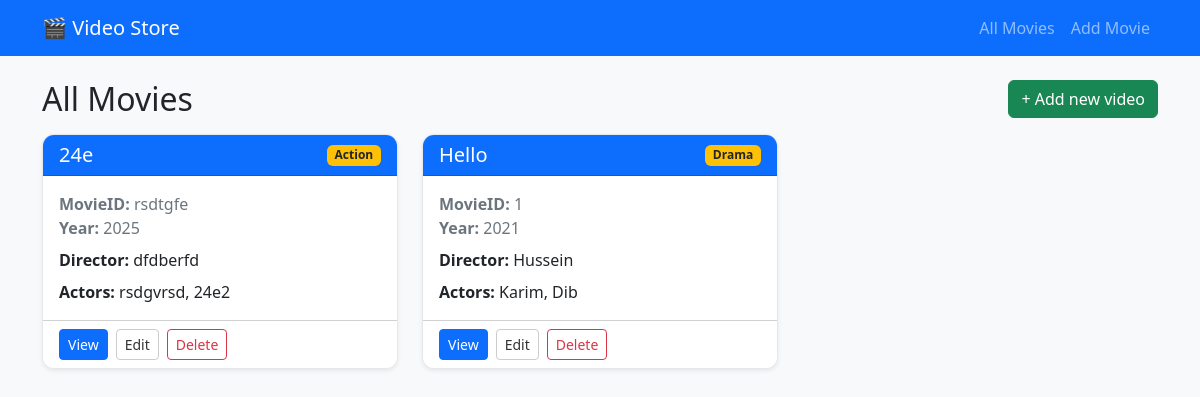
The page / on the database its author committed.
### movies/models.py (models this page shows, shortened)
class Video(models.Model):
    GENRE_CHOICES = [
        ("Comedy", "Comedy"),
        ("Romance", "Romance"),
        ("Action", "Action"),
        ("Drama", "Drama"),
        ("Horror", "Horror"),
        ("Sci-Fi", "Sci-Fi"),
    ]
    movie_id = models.CharField(max_length=20, unique=True)        # MovieID
    title = models.CharField(max_length=200)                       # MovieTitle
    actor1_name = models.CharField(max_length=100)                 # Actor1Name
    actor2_name = models.CharField(max_length=100, blank=True)     # Actor2Name
    director_name = models.CharField(max_length=100)               # DirectorName
    genre = models.CharField(max_length=20, choices=GENRE_CHOICES) # MovieGenre
    release_year = models.PositiveIntegerField()                   # ReleaseYear

### movies/views.py (the view)
# urls.py: path("", views.video_list, name="video_list"),
def video_list(request):
    videos = Video.objects.all().order_by("title")
    return render(request, "movies/video_list.html", {"videos": videos})

### templates/movies/video_list.html
{% extends "base.html" %}
{% block content %}
  <div class="d-flex align-items-center mb-3">
    <h2 class="mb-0">All Movies</h2>
    <a class="btn btn-success ms-auto" href="{% url 'video_create' %}">+ Add new video</a>
  </div>
  {% if videos %}
    <div class="row row-cols-1 row-cols-md-2 row-cols-lg-3 grid-gap">
      {% for v in videos %}
        <div class="col">
          <div class="card movie-card shadow-sm h-100">
            <div class="card-header">
              <div class="d-flex align-items-center">
                <h5 class="card-title mb-0 text-truncate">{{ v.title }}</h5>
                <span class="badge bg-warning text-dark ms-auto badge-genre">{{ v.genre }}</span>
              </div>
            </div>
            <div class="card-body">
              <p class="meta mb-2">
                <b>MovieID:</b> {{ v.movie_id }}<br>
                <b>Year:</b> {{ v.release_year }}
              </p>
              <p class="mb-2">
                <b>Director:</b> {{ v.director_name }}
              </p>
              <p class="mb-0">
                <b>Actors:</b> {{ v.actor1_name }}{% if v.actor2_name %}, {{ v.actor2_name }}{% endif %}
              </p>
            </div>
            <div class="card-footer bg-white d-flex gap-2">
              <a class="btn btn-primary btn-sm" href="{% url 'video_detail' v.movie_id %}">View</a>
	      <a class="btn btn-light-outline btn-sm" href="{% url 'video_update' v.movie_id %}">Edit</a>
	      <a class="btn btn-outline-danger btn-sm" href="{% url 'video_delete' v.movie_id %}">Delete</a>
            </div>
          </div>
        </div>
      {% endfor %}
    </div>
  {% else %}
    <div class="alert alert-info">No videos yet. <a href="{% url 'video_create' %}">Add one</a>.</div>
  {% endif %}
{% endblock %}

### templates/base.html (shortened to what this page needs)
{% load static %}
<!doctype html>
<html lang="en">
<head>
  <link href="https://cdn.jsdelivr.net/npm/bootstrap@5.3.3/dist/css/bootstrap.min.css" rel="stylesheet">
  <link rel="stylesheet" href="{% static 'css/app.css' %}">
</head>
<body class="bg-light">
  <nav class="navbar navbar-expand-lg navbar-dark bg-primary mb-4">
    <div class="container">
      <a class="navbar-brand" href="/">🎬 Video Store</a>
      <div id="nav" class="collapse navbar-collapse">
        <ul class="navbar-nav ms-auto">
          <li class="nav-item"><a class="nav-link" href="{% url 'video_list' %}">All Movies</a></li>
          <li class="nav-item"><a class="nav-link" href="{% url 'video_create' %}">Add Movie</a></li>
        </ul>
      </div>
    </div>
  </nav>
  <main class="container">
    {% block content %}{% endblock %}
  </main>
</body>
</html>

### static/css/app.css (style rules this page uses)
.movie-card { border: 1px solid #e5e7eb; border-radius: 12px; overflow: hidden; }
.movie-card .card-header { background: #0d6efd; color: #fff; }
.movie-card .meta { color: #6c757d; }
.movie-card .badge-genre { font-weight: 600; }
.btn-light-outline { border: 1px solid #ccc; color: #333; background: #fff; }
.grid-gap { row-gap: 1.25rem !important; }

### rows shown on the page
Video: title "24e", genre "Action", movie_id "rsdtgfe", release_year "2025", director_name "dfdberfd", actor1_name "rsdgvrsd", actor2_name "24e2"
Video: title "Hello", genre "Drama", movie_id "1", release_year "2021", director_name "Hussein", actor1_name "Karim", actor2_name "Dib"
